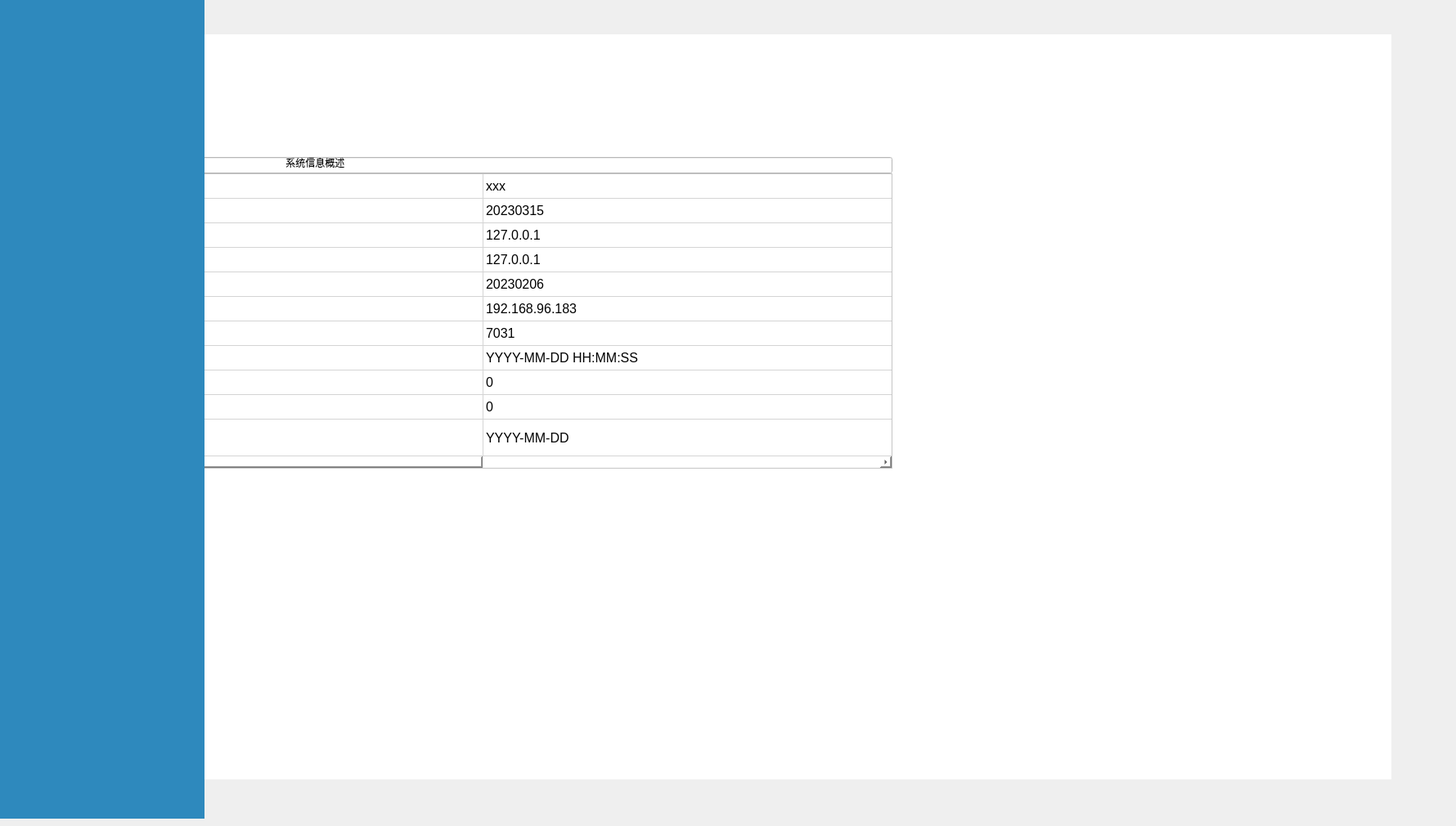
       <widget class="QWidget" name="widget_2" native="true">
        <widget class="QPushButton" name="pushButton_7">
         <property name="geometry">
          <rect>
           <x>65</x>
           <y>20</y>
           <width>571</width>
           <height>20</height>
          </rect>
         </property>
         <property name="styleSheet">
          <string notr="true">border:none;
background:transparent;
text-align: left;</string>
         </property>
         <property name="text">
          <string>/xx/xx</string>
         </property>
        </widget>
        <widget class="QStackedWidget" name="stackedWidget_2">
         <property name="geometry">
          <rect>
           <x>30</x>
           <y>42</y>
           <width>1680</width>
           <height>931</height>
          </rect>
         </property>
         <widget class="QWidget" name="page_3">
          <widget class="QWidget" name="widget_8" native="true">
           <property name="geometry">
            <rect>
             <x>20</x>
             <y>0</y>
             <width>1651</width>
             <height>911</height>
            </rect>
           </property>
           <property name="styleSheet">
            <string notr="true">background-color: rgb(255, 255, 255);</string>
           </property>
           <widget class="QTableWidget" name="tableWidget_4">
            <property name="enabled">
             <bool>true</bool>
            </property>
            <property name="geometry">
             <rect>
              <x>40</x>
              <y>170</y>
              <width>1001</width>
              <height>361</height>
             </rect>
            </property>
            <property name="tabletTracking">
             <bool>false</bool>
            </property>
            <property name="focusPolicy">
             <enum>Qt::TabFocus</enum>
            </property>
            <property name="layoutDirection">
             <enum>Qt::LeftToRight</enum>
            </property>
            <property name="autoFillBackground">
             <bool>false</bool>
            </property>
            <property name="styleSheet">
             <string notr="true"/>
            </property>
            <property name="horizontalScrollBarPolicy">
             <enum>Qt::ScrollBarAsNeeded</enum>
            </property>
            <property name="alternatingRowColors">
             <bool>false</bool>
            </property>
            <property name="showGrid">
             <bool>true</bool>
            </property>
            <property name="gridStyle">
             <enum>Qt::SolidLine</enum>
            </property>
            <property name="sortingEnabled">
             <bool>false</bool>
            </property>
            <property name="wordWrap">
             <bool>true</bool>
            </property>
            <property name="cornerButtonEnabled">
             <bool>false</bool>
            </property>
            <property name="rowCount">
             <number>11</number>
            </property>
            <attribute name="horizontalHeaderVisible">
             <bool>false</bool>
            </attribute>
            <attribute name="horizontalHeaderCascadingSectionResizes">
             <bool>false</bool>
            </attribute>
            <attribute name="horizontalHeaderDefaultSectionSize">
             <number>500</number>
            </attribute>
            <attribute name="horizontalHeaderHighlightSections">
             <bool>true</bool>
            </attribute>
            <attribute name="horizontalHeaderShowSortIndicator" stdset="0">
             <bool>false</bool>
            </attribute>
            <attribute name="horizontalHeaderStretchLastSection">
             <bool>false</bool>
            </attribute>
            <attribute name="verticalHeaderVisible">
             <bool>false</bool>
            </attribute>
            <attribute name="verticalHeaderCascadingSectionResizes">
             <bool>false</bool>
            </attribute>
            <attribute name="verticalHeaderHighlightSections">
             <bool>true</bool>
            </attribute>
            <attribute name="verticalHeaderShowSortIndicator" stdset="0">
             <bool>false</bool>
            </attribute>
            <attribute name="verticalHeaderStretchLastSection">
             <bool>true</bool>
            </attribute>
            <row/>
            <row/>
            <row/>
            <row/>
            <row/>
            <row/>
            <row/>
            <row/>
            <row/>
            <row/>
            <row/>
            <column>
             <property name="text">
              <string>新建列</string>
             </property>
            </column>
            <column>
             <property name="text">
              <string>新建列</string>
             </property>
            </column>
            <item row="0" column="0">
             <property name="text">
              <string>D-COM用户号</string>
             </property>
             <property name="font">
              <font>
               <pointsize>12</pointsize>
              </font>
             </property>
            </item>
            <item row="0" column="1">
             <property name="text">
              <string>xxx</string>
             </property>
             <property name="font">
              <font>
               <pointsize>12</pointsize>
              </font>
             </property>
            </item>
            <item row="1" column="0">
             <property name="text">
              <string>D-COM终端版本</string>
             </property>
             <property name="font">
              <font>
               <pointsize>12</pointsize>
              </font>
             </property>
            </item>
            <item row="1" column="1">
             <property name="text">
              <string>20230315</string>
             </property>
             <property name="font">
              <font>
               <pointsize>12</pointsize>
              </font>
             </property>
            </item>
            <item row="2" column="0">
             <property name="text">
              <string>D-COM终端地址</string>
             </property>
             <property name="font">
              <font>
               <pointsize>12</pointsize>
              </font>
             </property>
            </item>
            <item row="2" column="1">
             <property name="text">
              <string>127.0.0.1</string>
             </property>
             <property name="font">
              <font>
               <pointsize>12</pointsize>
              </font>
             </property>
            </item>
            <item row="3" column="0">
             <property name="text">
              <string>D-COM网关地址</string>
             </property>
             <property name="font">
              <font>
               <pointsize>12</pointsize>
              </font>
             </property>
            </item>
            <item row="3" column="1">
             <property name="text">
              <string>127.0.0.1</string>
             </property>
             <property name="font">
              <font>
               <pointsize>12</pointsize>
              </font>
             </property>
            </item>
            <item row="4" column="0">
             <property name="text">
              <string>D-COM网关版本</string>
             </property>
             <property name="font">
              <font>
               <pointsize>12</pointsize>
              </font>
             </property>
            </item>
            <item row="4" column="1">
             <property name="text">
              <string>20230206</string>
             </property>
             <property name="font">
              <font>
               <pointsize>12</pointsize>
              </font>
             </property>
            </item>
            <item row="5" column="0">
             <property name="text">
              <string>主站服务器地址</string>
             </property>
             <property name="font">
              <font>
               <pointsize>12</pointsize>
              </font>
             </property>
            </item>
            <item row="5" column="1">
             <property name="text">
              <string>192.168.96.183</string>
             </property>
             <property name="font">
              <font>
               <pointsize>12</pointsize>
              </font>
             </property>
            </item>
            <item row="6" column="0">
             <property name="text">
              <string>主站服务器端口</string>
             </property>
             <property name="font">
              <font>
               <pointsize>12</pointsize>
              </font>
             </property>
            </item>
            <item row="6" column="1">
             <property name="text">
              <string>7031</string>
             </property>
             <property name="font">
              <font>
               <pointsize>12</pointsize>
              </font>
             </property>
            </item>
            <item row="7" column="0">
             <property name="text">
              <string>最近一次登录的时间</string>
             </property>
             <property name="font">
              <font>
               <pointsize>12</pointsize>
              </font>
             </property>
            </item>
            <item row="7" column="1">
             <property name="text">
              <string>YYYY-MM-DD HH:MM:SS</string>
             </property>
             <property name="font">
              <font>
               <pointsize>12</pointsize>
              </font>
             </property>
            </item>
            <item row="8" column="0">
             <property name="text">
              <string>新通知公告</string>
             </property>
             <property name="font">
              <font>
               <pointsize>12</pointsize>
              </font>
             </property>
            </item>
            <item row="8" column="1">
             <property name="text">
              <string>0</string>
             </property>
             <property name="font">
              <font>
               <pointsize>12</pointsize>
              </font>
             </property>
            </item>
            <item row="9" column="0">
             <property name="text">
              <string>文件任务</string>
             </property>
             <property name="font">
              <font>
               <pointsize>12</pointsize>
              </font>
             </property>
            </item>
            <item row="9" column="1">
             <property name="text">
              <string>0</string>
             </property>
             <property name="font">
              <font>
               <pointsize>12</pointsize>
              </font>
             </property>
            </item>
            <item row="10" column="0">
             <property name="text">
              <string>结算工作日</string>
             </property>
             <property name="font">
              <font>
               <pointsize>12</pointsize>
              </font>
             </property>
            </item>
            <item row="10" column="1">
             <property name="text">
              <string>YYYY-MM-DD</string>
             </property>
             <property name="font">
              <font>
               <pointsize>12</pointsize>
              </font>
             </property>
            </item>
           </widget>
           <widget class="QLineEdit" name="lineEdit_11">
            <property name="enabled">
             <bool>false</bool>
            </property>
            <property name="geometry">
             <rect>
              <x>40</x>
              <y>40</y>
              <width>1001</width>
              <height>111</height>
             </rect>
            </property>
            <property name="styleSheet">
             <string notr="true">font-size:16px;</string>
            </property>
            <property name="text">
             <string>321321</string>
            </property>
            <property name="frame">
             <bool>false</bool>
            </property>
            <property name="cursorPosition">
             <number>6</number>
            </property>
           </widget>
           <widget class="QLineEdit" name="lineEdit_12">
            <property name="geometry">
             <rect>
              <x>40</x>
              <y>150</y>
              <width>1001</width>
              <height>20</height>
             </rect>
            </property>
            <property name="layoutDirection">
             <enum>Qt::LeftToRight</enum>
            </property>
            <property name="text">
             <string>                                                                             系统信息概述</string>
            </property>
            <property name="cursorMoveStyle">
             <enum>Qt::LogicalMoveStyle</enum>
            </property>
           </widget>
          </widget>
         </widget>
        </widget>
        <widget class="QPushButton" name="pushButton_9">
         <property name="geometry">
          <rect>
           <x>33</x>
           <y>20</y>
           <width>31</width>
           <height>20</height>
          </rect>
         </property>
         <property name="sizePolicy">
          <sizepolicy hsizetype="Expanding" vsizetype="Fixed">
           <horstretch>0</horstretch>
           <verstretch>0</verstretch>
          </sizepolicy>
         </property>
         <property name="maximumSize">
          <size>
           <width>45</width>
           <height>16777215</height>
          </size>
         </property>
         <property name="layoutDirection">
          <enum>Qt::LeftToRight</enum>
         </property>
         <property name="styleSheet">
          <string notr="true">border:none;
background:transparent;
text-align: right;
color: blue;</string>
         </property>
         <property name="text">
          <string>首页</string>
         </property>
         <property name="iconSize">
          <size>
           <width>0</width>
           <height>0</height>
          </size>
         </property>
        </widget>
        <widget class="QWidget" name="widget_3" native="true">
         <property name="geometry">
          <rect>
           <x>0</x>
           <y>0</y>
           <width>250</width>
           <height>1001</height>
          </rect>
         </property>
         <property name="styleSheet">
          <string notr="true">background-color: rgb(46, 137, 189);</string>
         </property>
        </widget>
        <widget class="QPushButton" name="pushButton_8">
         <property name="geometry">
          <rect>
           <x>1690</x>
           <y>780</y>
           <width>81</width>
           <height>71</height>
          </rect>
         </property>
         <property name="styleSheet">
          <string notr="true">image: url(:/Image/stats.png);</string>
         </property>
         <property name="text">
          <string/>
         </property>
         <property name="autoDefault">
          <bool>false</bool>
         </property>
         <property name="default">
          <bool>false</bool>
         </property>
         <property name="flat">
          <bool>true</bool>
         </property>
        </widget>
        <zorder>pushButton_7</zorder>
        <zorder>stackedWidget_2</zorder>
        <zorder>pushButton_9</zorder>
        <zorder>pushButton_8</zorder>
        <zorder>widget_3</zorder>
       </widget>
